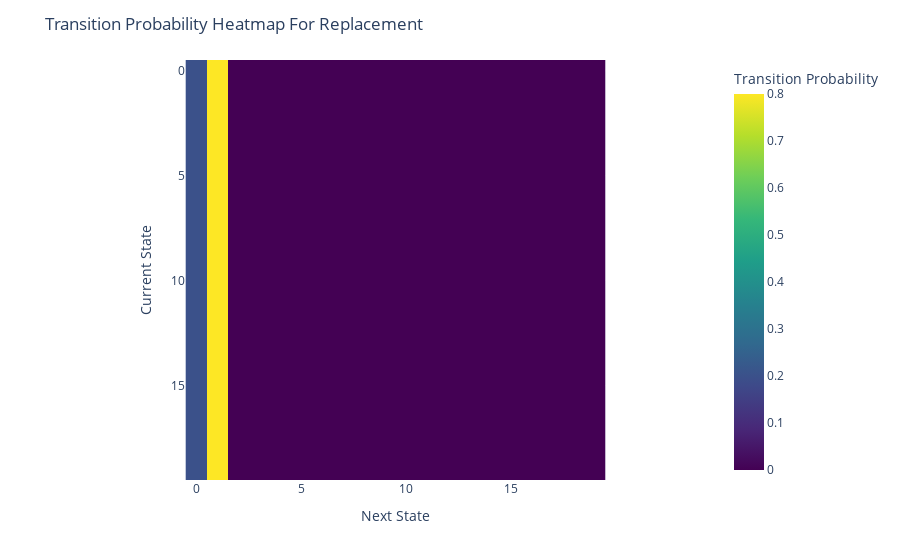

Write notebook code for a chart like this one.
### Code cell
fig = px.imshow(transition_probability[0], color_continuous_scale='Viridis',
                 labels=dict(x="Next State", y="Current State", color="Transition Probability"),
                 x=np.arange(N), y=np.arange(N))
fig.update_layout(title='Transition Probability Heatmap For Replacement')
fig.show()

### Figure 1 — Plotly figure (JSON) as saved in the notebook; plotly's stock layout.template omitted (floating-point values rounded to 4 significant figures; data arrays with more than 128 entries replaced by an {"elided": "..."} marker saying what was removed)
{"data": [{"coloraxis": "coloraxis", "hovertemplate": "Next State: %{x}<br>Current State: %{y}<br>Transition Probability: %{z}<extra></extra>", "name": "0", "type": "heatmap", "x": [0, 1, 2, 3, 4, 5, 6, 7, 8, 9, 10, 11, 12, 13, 14, 15, 16, 17, 18, 19], "xaxis": "x", "y": [0, 1, 2, 3, 4, 5, 6, 7, 8, 9, 10, 11, 12, 13, 14, 15, 16, 17, 18, 19], "yaxis": "y", "z": {"elided": "20x20 float values"}}], "layout": {"coloraxis": {"colorbar": {"title": {"text": "Transition Probability"}}, "colorscale": [[0, "#440154"], [0.1111, "#482878"], [0.2222, "#3e4989"], [0.3333, "#31688e"], [0.4444, "#26828e"], [0.5556, "#1f9e89"], [0.6667, "#35b779"], [0.7778, "#6ece58"], [0.8889, "#b5de2b"], [1, "#fde725"]]}, "margin": {"t": 60}, "title": {"text": "Transition Probability Heatmap For Replacement"}, "xaxis": {"anchor": "y", "constrain": "domain", "domain": [0, 1], "scaleanchor": "y", "title": {"text": "Next State"}}, "yaxis": {"anchor": "x", "autorange": "reversed", "constrain": "domain", "domain": [0, 1], "title": {"text": "Current State"}}}}
